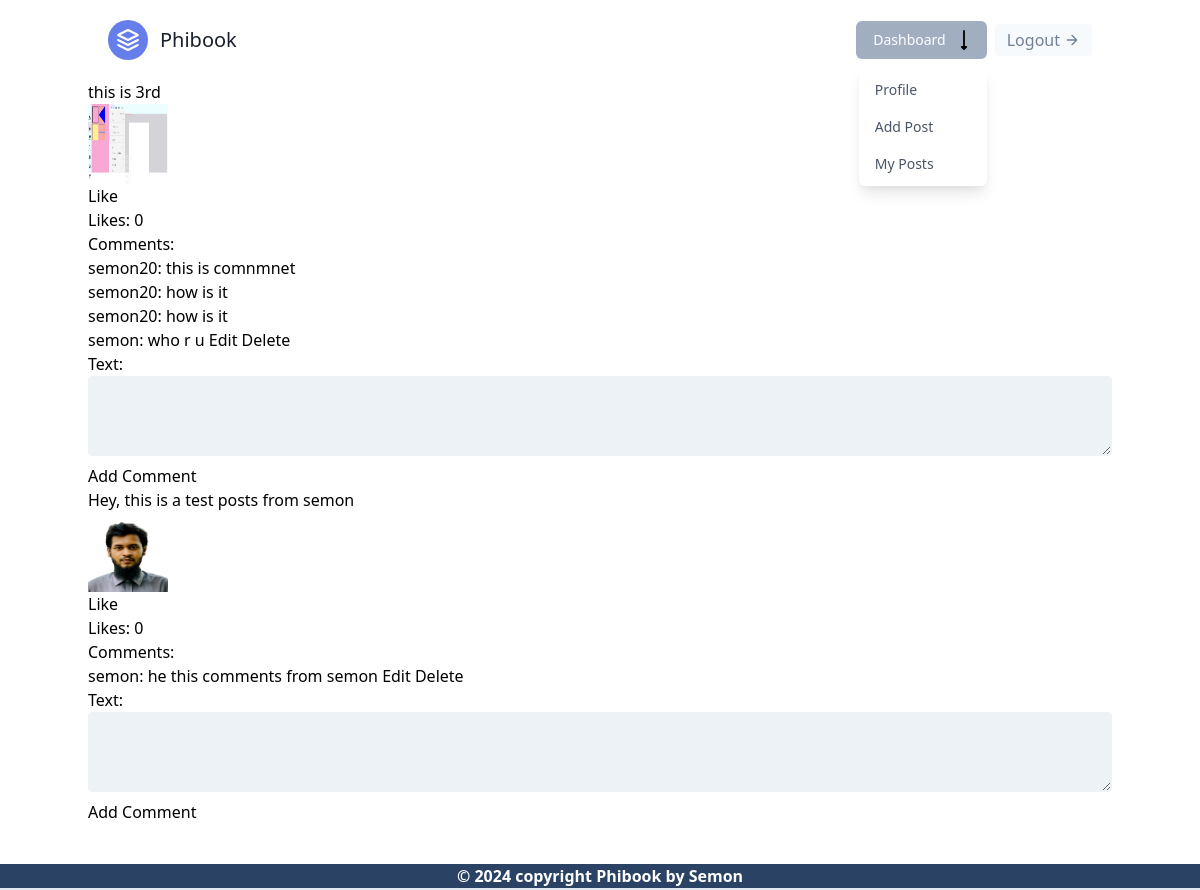
Before: /posts/ (signed in) with the older database file.
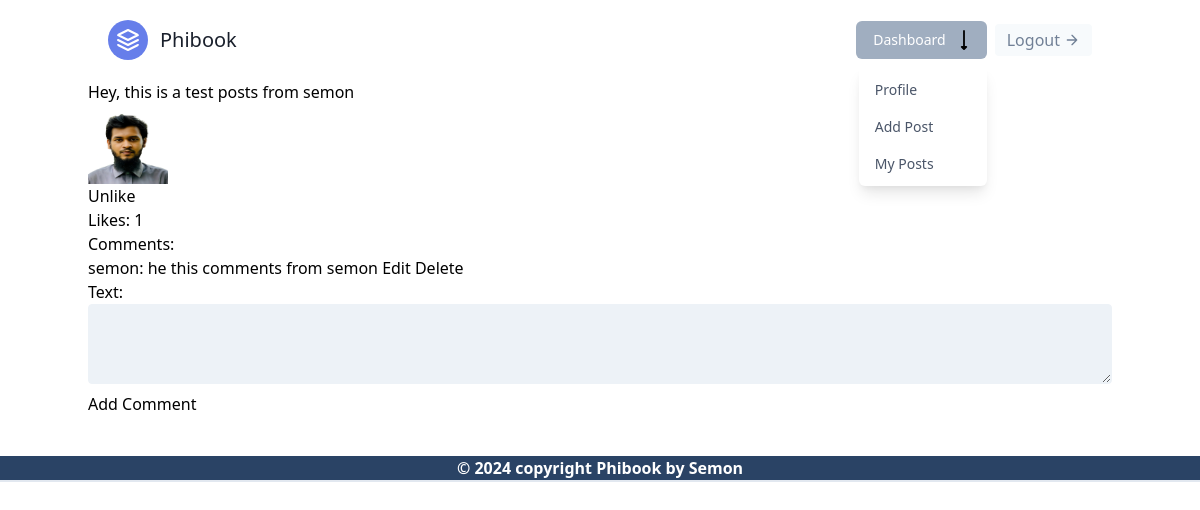
After: the same page with the newer database file.
### Posts/models.py (models this page shows, shortened)
class Post(models.Model):
    author = models.ForeignKey(User, on_delete=models.CASCADE)
    content = models.TextField()
    image = models.ImageField(upload_to='Posts/images/', blank=True, null=True)
    created_at = models.DateTimeField(auto_now_add=True)
    likes = models.ManyToManyField(User, related_name='liked_posts', blank=True)
    class Meta:
        ordering = ['-created_at']

class Comment(models.Model):
    post = models.ForeignKey(Post, on_delete=models.CASCADE, related_name='comments')
    user = models.ForeignKey(User, on_delete=models.CASCADE)
    text = models.TextField()
    created_at = models.DateTimeField(auto_now_add=True)
    edit_mode = models.BooleanField(default=False)  # Add this line

### Posts/views.py (the view, shortened to what this page needs)
# urls.py: path('', views.post_list, name='post_list'),
@login_required
def post_list(request):
    posts = models.Post.objects.all()
    comments = models.Comment.objects.all()  # Fetch all comments
    comment_form = forms.CommentForm()
    return render(request, 'All_posts.html', {'posts': posts, 'comments': comments, 'comment_form': comment_form})

### Posts/forms.py
class CommentForm(forms.ModelForm):
    class Meta:
        model = Comment
        fields = ['text']
    def __init__(self, *args, **kwargs):
        super().__init__(*args, **kwargs)
        for field in self.fields:
            self.fields[field].widget.attrs.update({
                'class': (
                    'appearance-none block w-full h-20 mb-2 bg-gray-200 '
                    'text-gray-700 border border-gray-200 rounded '
                    'py-3 px-4 leading-tight focus:outline-none '
                    'focus:bg-white focus:border-gray-500'
                )
            })

### Posts/templates/All_posts.html (shortened to what this page needs)
{% extends 'base.html' %}
{% load static %}
{% block content %}
{% for post in posts %}
  <div class="post">
    <p>{{ post.content }}</p>
    {% if post.image %}
      <img class="w-20 h-20" src="{{ post.image.url }}" alt="{{ post.title }}">
    {% endif %}
    <form method="post" action="{% url 'like_post' post.id %}">
      {% if request.user in post.likes.all %}
        <button type="submit" name="action" value="unlike">Unlike</button>
      {% else %}
        <button type="submit" name="action" value="like">Like</button>
      {% endif %}
    </form>
    <p>Likes: {{ post.likes.count }}</p>
    <h3>Comments:</h3>
    {% for comment in comments %}
      {% if comment.post == post %}
        <div class="comment">
          <p>{{ comment.user.username }}:
            {% if comment.edit_mode %}
              <form method="post" action="{% url 'toggle_edit_comment' comment.id %}">
                {% csrf_token %}
                {{ comment_form.text }}
                <button type="submit">Save</button>
              </form>
            {% else %}
              {{ comment.text }}
              {% if comment.user == request.user %}
                <a href="{% url 'toggle_edit_comment' comment.id %}">Edit</a>
                <a href="{% url 'delete_comment' comment.id %}">Delete</a>
              {% endif %}
            {% endif %}
          </p>
        </div>
      {% endif %}
    {% endfor %}
    <form method="post" action="{% url 'post_list' %}">
      {{ comment_form.as_p }}
      <button type="submit">Add Comment</button>
    </form>
  </div>
{% endfor %}
{% endblock %}

Changed rows visible on the page:
removed Post: content "this is 3rd", image (picture), shows "Like", likes.count "0"
removed Comment: user.username "semon20", text "this is comnmnet", shown under "this is 3rd"
removed Comment: user.username "semon20", text "how is it", shown under "this is 3rd"
removed Comment: user.username "semon20", text "how is it", shown under "this is 3rd"
removed Comment: user.username "semon", text "who r u", shows "Edit", shown under "this is 3rd"
computed for Post "Hey, this is a test posts from semon": likes.count "0" → "1"; text "Like" → "Unlike"
